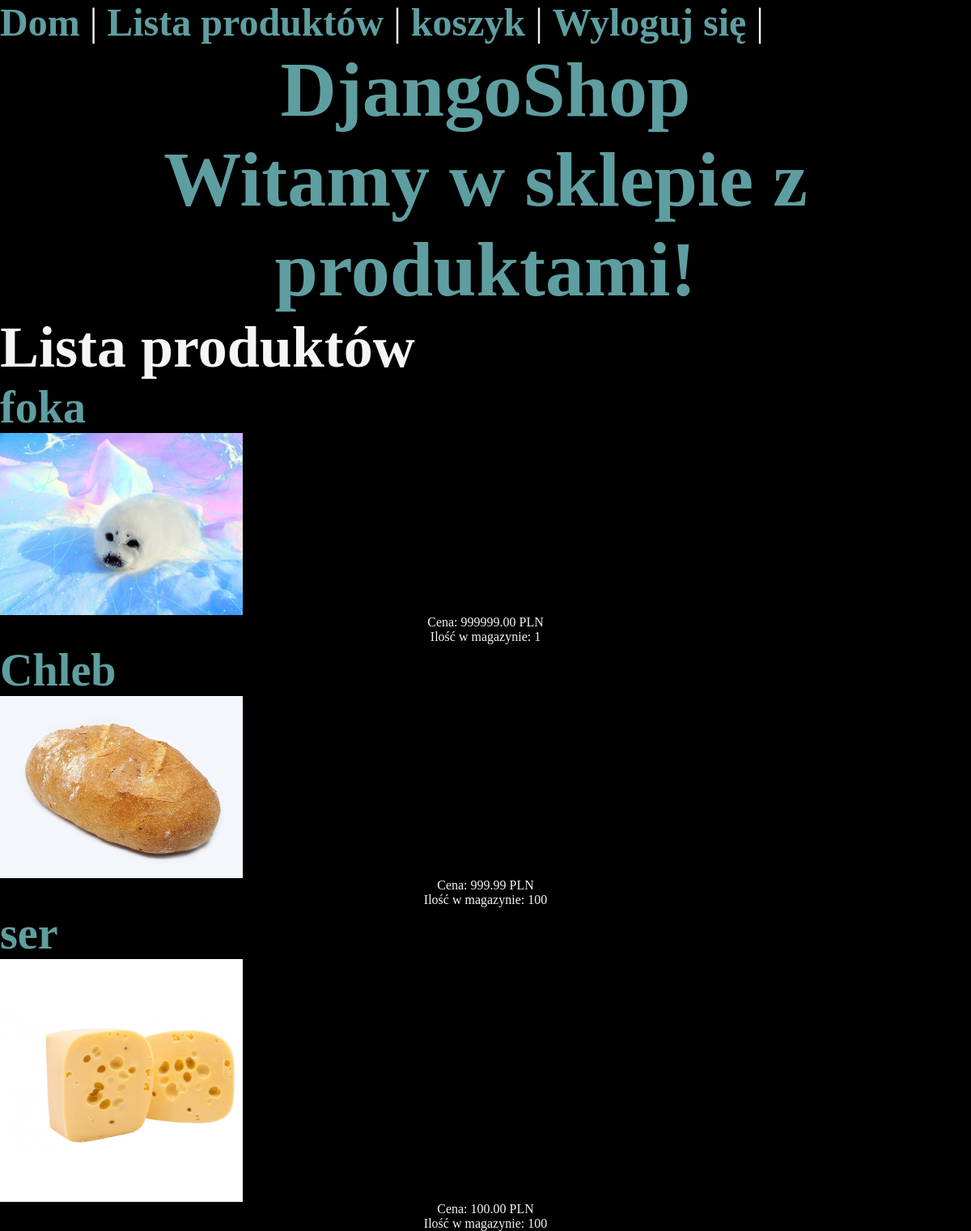
/products/ (signed in), run on an earlier commit of the app's database.
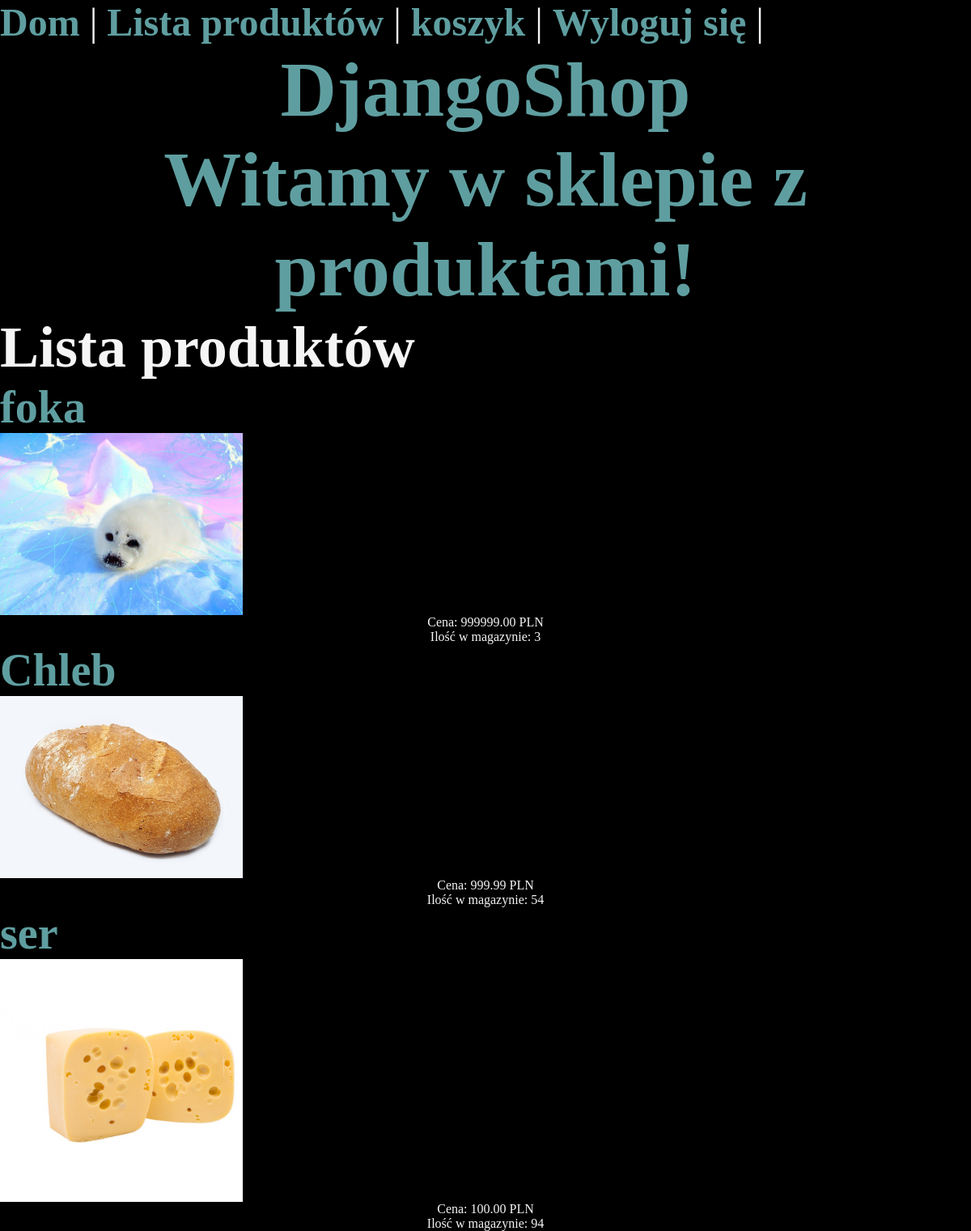
And on a later commit of the database.
### products/models.py (models this page shows, shortened)
class Product(models.Model):
    name = models.CharField(max_length=255)
    description = models.TextField()
    price = models.DecimalField(max_digits=10, decimal_places=2)
    stock = models.PositiveIntegerField(default=0)  # Liczba dostępnych produktów
    image = models.ImageField(default='fallback.jpg', blank=True)
    created_at = models.DateTimeField(auto_now_add=True)
    updated_at = models.DateTimeField(auto_now=True)

### products/views.py (the view)
# urls.py: path('', views.product_list_client, name='product_list_client'),
def product_list_client(request):
    products = Product.objects.all()
    return render(request, 'products/product_list_client.html', {'products': products})

### products/templates/products/product_list_client.html
{% extends 'base.html' %}
{% load static %}
{% block content %}
  <link rel="stylesheet" href="{%static 'css/style.css'%}">
  <h1>Witamy w sklepie z produktami!</h1>
  <h2>Lista produktów</h2>
  <ul>
    {% for product in products %}
      <li>
        <a href="{% url 'products:product_detail' pk=product.pk %}"><h3>{{ product.name }}</h3></a>
        <p>
        <img
            class="image"
            src="{{ product.image.url }}"
            alt="{{ product.name }}"
        />
        </p>
        <p>Cena: {{ product.price }} PLN</p>
        <p>Ilość w magazynie: {{ product.stock }}</p>
      </li>
    {% empty %}
      <p>Brak produktów w sklepie.</p>
    {% endfor %}
  </ul>
{% endblock %}

What changed in the data, as far as the page shows it:
changed Product "foka": stock "1" → "3"
changed Product "Chleb": stock "100" → "54"
changed Product "ser": stock "100" → "94"
